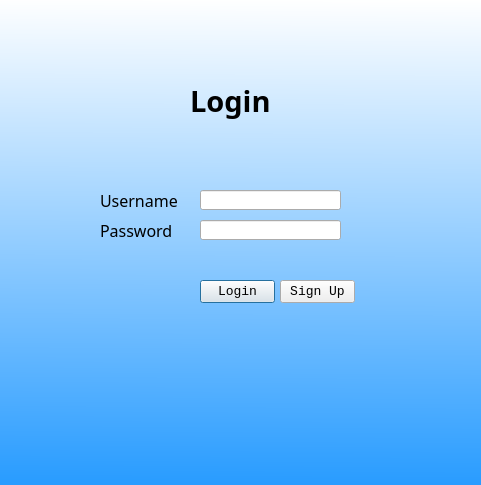
<?xml version="1.0" encoding="UTF-8"?>
<ui version="4.0">
 <class>Dialog</class>
 <widget class="QDialog" name="Dialog">
  <property name="geometry">
   <rect>
    <x>0</x>
    <y>0</y>
    <width>481</width>
    <height>485</height>
   </rect>
  </property>
  <property name="windowTitle">
   <string>Dialog</string>
  </property>
  <property name="styleSheet">
   <string notr="true">QDialog{
	background-color: qlineargradient(spread:pad, x1:0.994, y1:1, x2:1, y2:0, stop:0 rgba(41, 156, 255, 255), stop:1 rgba(255, 255, 255, 255));
}</string>
  </property>
  <widget class="QLabel" name="label">
   <property name="geometry">
    <rect>
     <x>190</x>
     <y>80</y>
     <width>121</width>
     <height>41</height>
    </rect>
   </property>
   <property name="font">
    <font>
     <family>Lucida Sans</family>
     <pointsize>22</pointsize>
     <weight>75</weight>
     <bold>true</bold>
    </font>
   </property>
   <property name="text">
    <string>Login</string>
   </property>
  </widget>
  <widget class="QLabel" name="label_2">
   <property name="geometry">
    <rect>
     <x>100</x>
     <y>190</y>
     <width>91</width>
     <height>21</height>
    </rect>
   </property>
   <property name="font">
    <font>
     <family>Lucida Sans</family>
     <pointsize>12</pointsize>
    </font>
   </property>
   <property name="text">
    <string>Username</string>
   </property>
  </widget>
  <widget class="QLabel" name="label_3">
   <property name="geometry">
    <rect>
     <x>100</x>
     <y>220</y>
     <width>91</width>
     <height>21</height>
    </rect>
   </property>
   <property name="font">
    <font>
     <family>Lucida Sans</family>
     <pointsize>12</pointsize>
    </font>
   </property>
   <property name="text">
    <string>Password</string>
   </property>
  </widget>
  <widget class="QLineEdit" name="username_edit">
   <property name="geometry">
    <rect>
     <x>200</x>
     <y>190</y>
     <width>141</width>
     <height>20</height>
    </rect>
   </property>
  </widget>
  <widget class="QLineEdit" name="password_edit">
   <property name="geometry">
    <rect>
     <x>200</x>
     <y>220</y>
     <width>141</width>
     <height>20</height>
    </rect>
   </property>
  </widget>
  <widget class="QPushButton" name="login_btn">
   <property name="geometry">
    <rect>
     <x>200</x>
     <y>280</y>
     <width>75</width>
     <height>23</height>
    </rect>
   </property>
   <property name="font">
    <font>
     <family>Lucida Console</family>
     <pointsize>10</pointsize>
    </font>
   </property>
   <property name="text">
    <string>Login</string>
   </property>
  </widget>
  <widget class="QPushButton" name="signup_btn">
   <property name="geometry">
    <rect>
     <x>280</x>
     <y>280</y>
     <width>75</width>
     <height>23</height>
    </rect>
   </property>
   <property name="font">
    <font>
     <family>Lucida Console</family>
     <pointsize>10</pointsize>
    </font>
   </property>
   <property name="text">
    <string>Sign Up</string>
   </property>
  </widget>
 </widget>
 <resources/>
 <connections/>
</ui>
